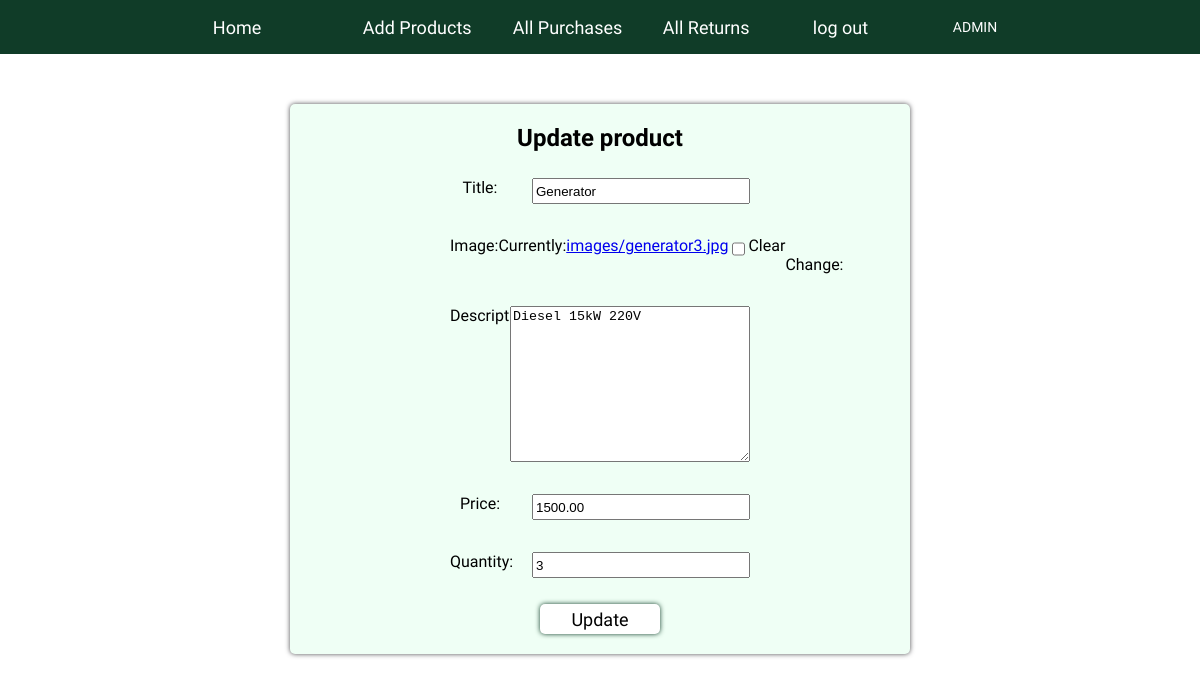
Page /update-product/2 (signed in) on the committed database.
### store/models.py (models this page shows, shortened)
class Product(models.Model):
    title = models.CharField(max_length=100)
    image = models.ImageField(upload_to='images', null=True, blank=True)
    description = models.TextField()
    price = models.DecimalField(max_digits=7, decimal_places=2)
    quantity = models.PositiveSmallIntegerField()
    class Meta:
        ordering = ['title']
        verbose_name = 'product'
        verbose_name_plural = 'products'

### store/views.py (the view)
# urls.py: path('update-product/<int:pk>', ProductUpdateView.as_view(), name='update_product'),
class ProductUpdateView(SuperuserRequiredMixin, UpdateView):
    model = Product
    fields = ['title', 'image', 'description', 'price', 'quantity']
    template_name = 'store/update_product.html'
    success_url = reverse_lazy('home')

### store/views.py (called while the page is built)
    def test_func(self):
        return self.request.user.is_superuser

### store/templates/store/update_product.html (shortened to what this page needs)
{% extends 'store/base.html' %}
{% block content %}
    <div class="main_form">
    <h2>Update product</h2>
    <form action="" method="post">
        {{ form.as_p }}
        <button type="submit">Update</button>
    </form>
    </div>
{% endblock %}

### store/static/store/css/style.css (style rules this page uses)
body { margin: 0; }
.main .main_form { display: flex; flex-wrap: wrap; flex-direction: column; width: 50%; font-family: Play, sans-serif; margin: 30px 0 0 0; padding: 10px; box-shadow: 0 0 5px #4c4c4f; border-radius: 5px; background: #effff5; }
.main .main_form > h2 { margin: 10px 0 10px 0; }
.main .main_form > form { display: flex; flex-direction: column; align-items: center; }
.main .main_form > form > p { display: flex; justify-content: space-between; width: 50%; }
.main .main_form > form > p > input { width: 70%; height: 20px; }
.main .main_form > form > p > label { width: 20%; }
.main .main_form > form > button { width: 20%; height: 30px; margin: 10px; border: none; box-shadow: 0 0 5px #103c28; border-radius: 5px; background: #ffff; font-size: 18px; font-family: Play, sans-serif; }

### rows in the picture
Product: title "Generator", description "Diesel 15kW 220V", price "1500.00", quantity "3"
